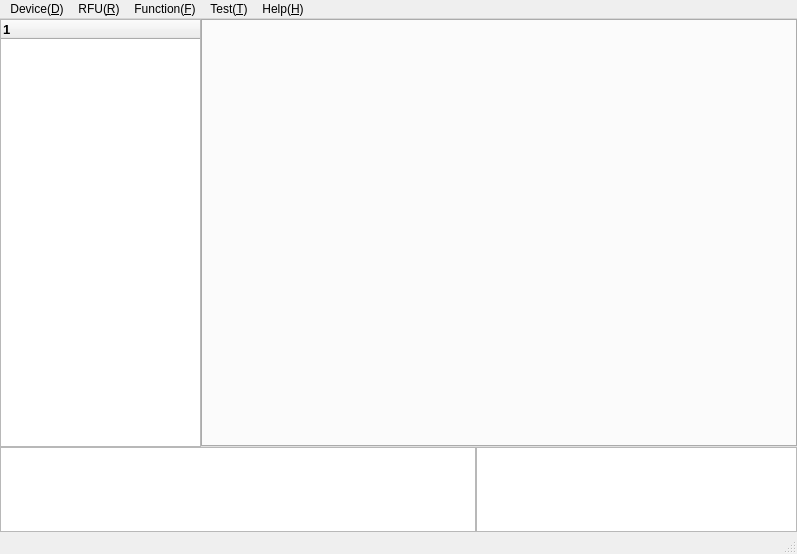
<?xml version="1.0" encoding="UTF-8"?>
<ui version="4.0">
 <class>MainWindow</class>
 <widget class="QMainWindow" name="MainWindow">
  <property name="geometry">
   <rect>
    <x>0</x>
    <y>0</y>
    <width>797</width>
    <height>554</height>
   </rect>
  </property>
  <property name="sizePolicy">
   <sizepolicy hsizetype="Expanding" vsizetype="Expanding">
    <horstretch>1</horstretch>
    <verstretch>1</verstretch>
   </sizepolicy>
  </property>
  <property name="windowTitle">
   <string>MainWindow</string>
  </property>
  <widget class="QWidget" name="centralWidget">
   <layout class="QVBoxLayout" name="verticalLayout" stretch="5,1">
    <property name="spacing">
     <number>0</number>
    </property>
    <property name="leftMargin">
     <number>0</number>
    </property>
    <property name="topMargin">
     <number>0</number>
    </property>
    <property name="rightMargin">
     <number>0</number>
    </property>
    <property name="bottomMargin">
     <number>0</number>
    </property>
    <item>
     <layout class="QHBoxLayout" name="horizontalLayout_2">
      <property name="spacing">
       <number>0</number>
      </property>
      <item>
       <widget class="QTreeWidget" name="m_pMainTree">
        <property name="sizePolicy">
         <sizepolicy hsizetype="Fixed" vsizetype="Expanding">
          <horstretch>0</horstretch>
          <verstretch>5</verstretch>
         </sizepolicy>
        </property>
        <property name="maximumSize">
         <size>
          <width>201</width>
          <height>16777215</height>
         </size>
        </property>
        <property name="font">
         <font>
          <pointsize>10</pointsize>
          <weight>75</weight>
          <bold>true</bold>
         </font>
        </property>
        <column>
         <property name="text">
          <string notr="true">1</string>
         </property>
        </column>
       </widget>
      </item>
      <item>
       <widget class="QTabWidget" name="m_pMainTab">
        <property name="sizePolicy">
         <sizepolicy hsizetype="Expanding" vsizetype="Expanding">
          <horstretch>1</horstretch>
          <verstretch>5</verstretch>
         </sizepolicy>
        </property>
       </widget>
      </item>
     </layout>
    </item>
    <item>
     <layout class="QHBoxLayout" name="horizontalLayout" stretch="1,0">
      <property name="spacing">
       <number>0</number>
      </property>
      <item>
       <widget class="QListView" name="listView">
        <property name="sizePolicy">
         <sizepolicy hsizetype="Expanding" vsizetype="Expanding">
          <horstretch>1</horstretch>
          <verstretch>1</verstretch>
         </sizepolicy>
        </property>
       </widget>
      </item>
      <item>
       <widget class="QListView" name="listView_2">
        <property name="sizePolicy">
         <sizepolicy hsizetype="Fixed" vsizetype="Expanding">
          <horstretch>0</horstretch>
          <verstretch>1</verstretch>
         </sizepolicy>
        </property>
        <property name="minimumSize">
         <size>
          <width>321</width>
          <height>0</height>
         </size>
        </property>
       </widget>
      </item>
     </layout>
    </item>
   </layout>
  </widget>
  <widget class="QMenuBar" name="menuBar">
   <property name="geometry">
    <rect>
     <x>0</x>
     <y>0</y>
     <width>797</width>
     <height>23</height>
    </rect>
   </property>
   <widget class="QMenu" name="menuDevice">
    <property name="title">
     <string>Device(&amp;D)</string>
    </property>
    <addaction name="actionInitialization"/>
    <addaction name="actionPCIE_Restart_P"/>
    <addaction name="separator"/>
    <addaction name="actionTune_OCXO_T"/>
    <addaction name="separator"/>
    <addaction name="actionCXU_Restart_R"/>
    <addaction name="actionCXU_Shutdown_S"/>
    <addaction name="separator"/>
    <addaction name="actionExit_X"/>
   </widget>
   <widget class="QMenu" name="menuRFU_R">
    <property name="title">
     <string>RFU(&amp;R)</string>
    </property>
    <addaction name="actionRFU0_0"/>
    <addaction name="actionRFU1_1"/>
    <addaction name="actionRFU2_2"/>
    <addaction name="actionRFU3_3"/>
    <addaction name="actionRFU4_4"/>
   </widget>
   <widget class="QMenu" name="menuFunction_F">
    <property name="title">
     <string>Function(&amp;F)</string>
    </property>
    <addaction name="actionArb_Viewer_A"/>
    <addaction name="separator"/>
    <addaction name="actionStart_All_IQ_Capture_R"/>
    <addaction name="actionStop_All_IQ_Capture_O"/>
    <addaction name="separator"/>
    <addaction name="actionLog_Config_L"/>
    <addaction name="actionLog_Viewer_V"/>
    <addaction name="separator"/>
    <addaction name="actionInstrument_Control_I"/>
    <addaction name="actionCalculator_C"/>
    <addaction name="actionNI_IO_Trace_N"/>
   </widget>
   <widget class="QMenu" name="menuTest_T">
    <property name="title">
     <string>Test(&amp;T)</string>
    </property>
    <addaction name="actionProgram_FPGAbit_P"/>
    <addaction name="actionAlgorithm_5355_A"/>
    <addaction name="actionFitting_Interpolation_F"/>
   </widget>
   <widget class="QMenu" name="menuHelp_H">
    <property name="title">
     <string>Help(&amp;H)</string>
    </property>
    <addaction name="actionAbout_A"/>
   </widget>
   <addaction name="menuDevice"/>
   <addaction name="menuRFU_R"/>
   <addaction name="menuFunction_F"/>
   <addaction name="menuTest_T"/>
   <addaction name="menuHelp_H"/>
  </widget>
  <widget class="QStatusBar" name="m_pStatusBar"/>
  <action name="actionInitialization">
   <property name="text">
    <string>Initialization(&amp;I)</string>
   </property>
   <property name="statusTip">
    <string>Init Device in Menu RFU</string>
   </property>
  </action>
  <action name="actionPCIE_Restart_P">
   <property name="text">
    <string>PCIE Restart(&amp;P)</string>
   </property>
  </action>
  <action name="actionTune_OCXO_T">
   <property name="text">
    <string>Tune OCXO(&amp;T)</string>
   </property>
  </action>
  <action name="actionCXU_Restart_R">
   <property name="text">
    <string>CXU Restart(&amp;R)</string>
   </property>
  </action>
  <action name="actionCXU_Shutdown_S">
   <property name="text">
    <string>CXU Shutdown(&amp;S)</string>
   </property>
  </action>
  <action name="actionExit_X">
   <property name="text">
    <string>Exit(&amp;X)</string>
   </property>
  </action>
  <action name="actionRFU0_0">
   <property name="text">
    <string>RFU0(&amp;0)</string>
   </property>
  </action>
  <action name="actionRFU1_1">
   <property name="text">
    <string>RFU1(&amp;1)</string>
   </property>
  </action>
  <action name="actionRFU2_2">
   <property name="text">
    <string>RFU2(&amp;2)</string>
   </property>
  </action>
  <action name="actionRFU3_3">
   <property name="text">
    <string>RFU3(&amp;3)</string>
   </property>
  </action>
  <action name="actionRFU4_4">
   <property name="text">
    <string>RFU4(&amp;4)</string>
   </property>
  </action>
  <action name="actionArb_Viewer_A">
   <property name="text">
    <string>Arb Viewer(&amp;A)</string>
   </property>
  </action>
  <action name="actionStart_All_IQ_Capture_R">
   <property name="text">
    <string>Start All IQ Capture(&amp;R)</string>
   </property>
  </action>
  <action name="actionStop_All_IQ_Capture_O">
   <property name="text">
    <string>Stop All IQ Capture(&amp;O)</string>
   </property>
  </action>
  <action name="actionLog_Config_L">
   <property name="text">
    <string>Log Config(&amp;L)</string>
   </property>
  </action>
  <action name="actionLog_Viewer_V">
   <property name="text">
    <string>Log Viewer(&amp;V)</string>
   </property>
  </action>
  <action name="actionInstrument_Control_I">
   <property name="text">
    <string>Instrument Control(&amp;I)</string>
   </property>
  </action>
  <action name="actionCalculator_C">
   <property name="text">
    <string>Calculator(&amp;C)</string>
   </property>
  </action>
  <action name="actionNI_IO_Trace_N">
   <property name="text">
    <string>NI IO Trace(&amp;N)</string>
   </property>
  </action>
  <action name="actionProgram_FPGAbit_P">
   <property name="text">
    <string>Program FPGA bit(&amp;P)</string>
   </property>
  </action>
  <action name="actionAlgorithm_5355_A">
   <property name="text">
    <string>Algorithm 5355(&amp;A)</string>
   </property>
  </action>
  <action name="actionFitting_Interpolation_F">
   <property name="text">
    <string>Fitting &amp; Interpolation(&amp;F)</string>
   </property>
  </action>
  <action name="actionAbout_A">
   <property name="text">
    <string>About(&amp;A)</string>
   </property>
  </action>
 </widget>
 <layoutdefault spacing="6" margin="11"/>
 <resources/>
 <connections/>
</ui>
